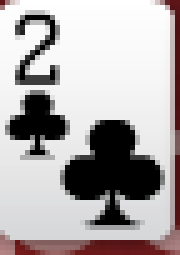
#> input picture card_data/2c.png, 36 x 51 px (shown 5 times larger)
$ python -i knn_classifier.py   (imports and definitions only)   (older library calls are emulated)
#> lines starting #> are read from the running program, lines starting #| are printed output that depends on the picture; after the words box and inside, x2 and y2 are one past the last pixel; in counts of white or black regions, pixels touching at a corner belong together
### dto.py
from shapely.geometry import Polygon


class BoundingBox(object):

    def __init__(self, min_x=None, max_x=None, min_y=None, max_y=None):
        self.min_x = min_x
        self.min_y = min_y
        self.max_x = max_x
        self.max_y = max_y

    # [4 lines left out: function clip_2d_array, not called in this run]

    def center_yx(self):
        return self.min_y + (self.max_y - self.min_y) / 2, self.min_x + (self.max_x - self.min_x) / 2

    def __repr__(self):
        return "Bounding box.  Y {} to {}.  X {} to {}".format(self.min_y, self.max_y, self.min_x, self.max_x)


class Contour(object):

    # [25 lines left out: functions __init__, set_points_array, get_contour_xy, not called in this run]

### knn_classifier.py
# import the necessary packages
from sklearn.neighbors import KNeighborsClassifier
from sklearn.model_selection import train_test_split
from imutils import paths
import numpy as np
import argparse
import imutils
import cv2
import os
from configuration import Config as cfg
#> further down, picture is the input picture: shape (51, 36, 3); mean B, G, R 171.5, 171, 176.5

class Card(object):

    # [13 lines left out: functions __init__, image_to_feature_vector, not called in this run]


def preprocess(image):
    img = cv2.resize(image, (cfg.CARD_WIDTH_PIXELS, cfg.CARD_HEIGHT_PIXELS))
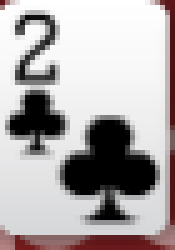
#> img: shape (50, 35, 3) (shown 5 times larger); mean B, G, R 171.4, 170.8, 176.4
    gray = cv2.cvtColor(img,cv2.COLOR_BGR2GRAY)
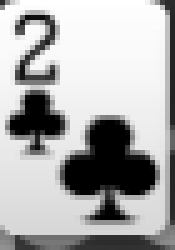
#> gray: shape (50, 35) (shown 5 times larger); min 0, max 255, mean 172.5
    blur = cv2.GaussianBlur(gray,(5,5),2 )
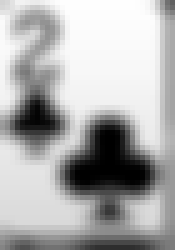
#> blur: shape (50, 35) (shown 5 times larger); min 0, max 254, mean 174.2
    thresh = cv2.adaptiveThreshold(blur,255,1,1,11,1)
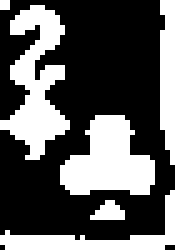
#> thresh: shape (50, 35) (shown 5 times larger); 36.1% white; 6 white regions (2 under 20 px), largest, box (x1, y1, x2, y2) and area: (0, 1, 14, 32) 214, (12, 23, 31, 39) 199, (0, 38, 35, 50) 110, (32, 0, 35, 33) 86
    blur_thresh = cv2.GaussianBlur(thresh,(5,5),5)
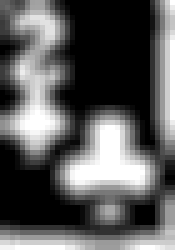
#> blur_thresh: shape (50, 35) (shown 5 times larger); min 0, max 255, mean 91.8
    return blur_thresh

# [160 lines left out: functions diff_images, extract_color_histogram, main, not called in this run]


# [2 lines not run here, left out]

>>> import cv2
>>> picture = cv2.imread('card_data/2c.png')
>>> result = preprocess(picture)
